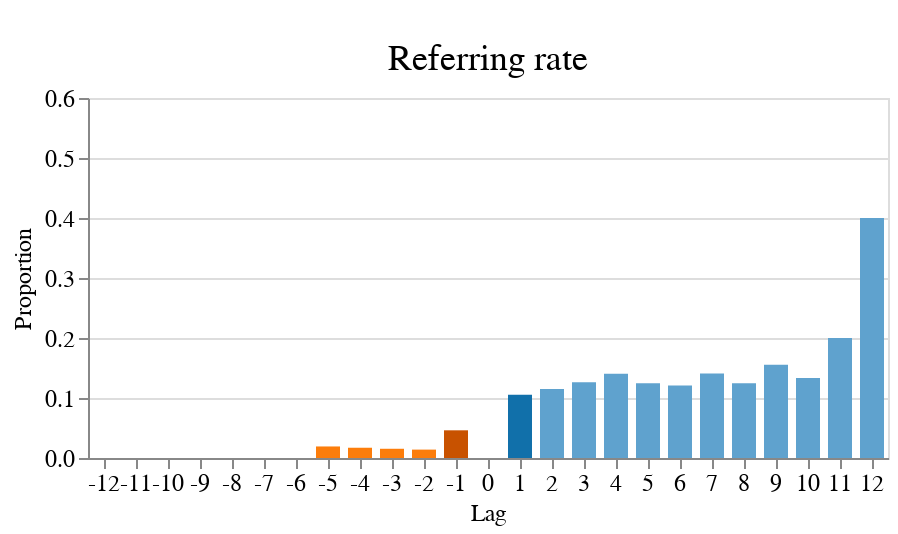

Notebook source saved alongside this figure:
### Code cell
# referring rate for main segments (seg_seg_pr: mean(refer_rate))

w=400 ; h=180

base = alt.Chart(seg_seg_pr.query(f"condition==['p0','r0'] and main_or_gap=='main'")).encode(
    alt.X('ref_step_base:O', axis=alt.Axis(title='Lag', labelAngle=0))
).properties(width=w, height=h, title={
      "text": [""], 
      "subtitle": ["Referring rate"]
    })  # cannnot be interative

bar = base.mark_bar(size=12).encode(
    alt.Y('mean(referring_rate):Q', axis=alt.Axis(title='Proportion'), 
          scale=alt.Scale(domain=(0, 0.6))
         ), 
    alt.Color('color', scale=None),
)

error_bar = base.mark_rule(size=1.6, color='black', opacity=0.4).encode(
    y='ci0(refer_rate)',
    y2='ci1(refer_rate)',
)

ref_rate_plot = (bar
).configure_axis(
    titleFontSize=12,
    labelFontSize=12,
    titleFontWeight='normal'
).configure_title(
    subtitleFontSize=18,
    anchor='middle',
    offset=0
)
ref_rate_plot

### Figure 1 — Vega-Lite specification as saved in the notebook (floating-point values rounded to 4 significant figures; data arrays with more than 128 entries replaced by an {"elided": "..."} marker saying what was removed)
{"config": {"view": {"continuousWidth": 400, "continuousHeight": 300}, "axis": {"labelFontSize": 12, "titleFontSize": 12, "titleFontWeight": "normal"}, "title": {"anchor": "middle", "offset": 0, "subtitleFontSize": 18}}, "data": {"name": "data-fd9fe852fd9e07f67d6e55de4c7aad60"}, "mark": {"type": "bar", "size": 12}, "encoding": {"color": {"field": "color", "scale": null, "type": "nominal"}, "x": {"axis": {"labelAngle": 0, "title": "Lag"}, "field": "ref_step_base", "type": "ordinal"}, "y": {"aggregate": "mean", "axis": {"title": "Proportion"}, "field": "referring_rate", "scale": {"domain": [0, 0.6]}, "type": "quantitative"}}, "height": 180, "title": {"text": [""], "subtitle": ["Referring rate"]}, "width": 400, "$schema": "https://vega.github.io/schema/vega-lite/v4.17.0.json", "datasets": {"data-fd9fe852fd9e07f67d6e55de4c7aad60": {"elided": "180 records"}}}
